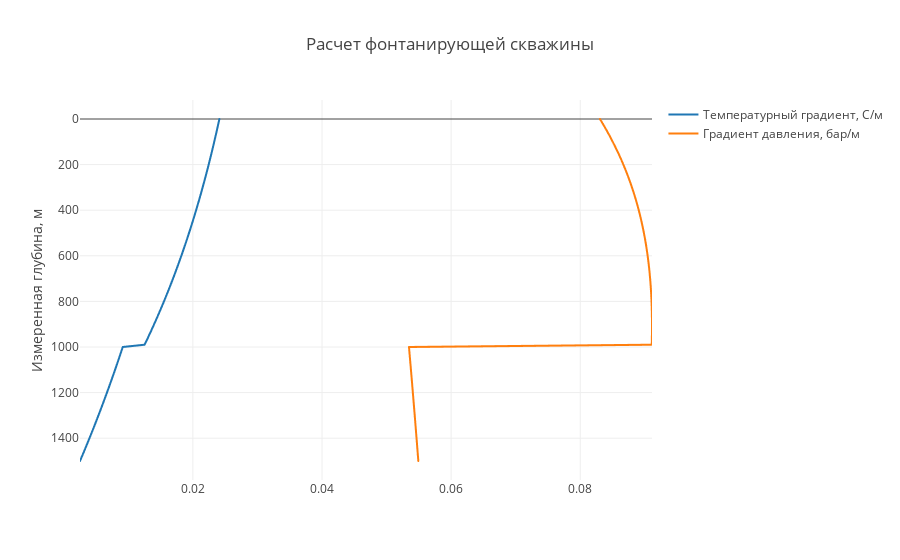

Notebook code for this chart:
### Code cell
trace1 = trace(simple_well.data.get_values(28), simple_well.data.get_values(24),  "Температурный градиент, С/м")
trace2 = trace(simple_well.data.get_values(29), simple_well.data.get_values(24),  "Градиент давления, бар/м")
data=[trace1,trace2]
plot()

### Figure 1 — Plotly figure (JSON) as saved in the notebook; plotly's stock layout.template omitted (floating-point values rounded to 4 significant figures; data arrays with more than 128 entries replaced by an {"elided": "..."} marker saying what was removed)
{"data": [{"mode": "lines", "name": "Температурный градиент, С/м", "type": "scattergl", "uid": "3abf37d1-fdd8-4499-97f9-9161ccf550f8", "x": {"elided": "151 float values"}, "y": {"elided": "151 int values"}}, {"mode": "lines", "name": "Градиент давления, бар/м", "type": "scattergl", "uid": "f9329f03-1b4d-4d84-a492-0781f19e9ecc", "x": {"elided": "151 float values"}, "y": {"elided": "151 int values"}}], "layout": {"title": {"text": "Расчет фонтанирующей скважины"}, "yaxis": {"autorange": "reversed", "title": {"text": "Измеренная глубина, м"}}}}
